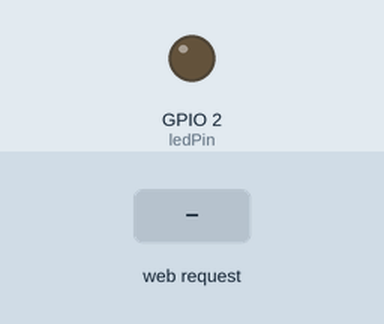
This sketch was run on a simulated ESP32. Parts: output pins drawn as LEDs (lit = HIGH). The inputs (shaded band) are chosen by the test bench. WiFi joins after 1.5 s; servers stay silent unless stated; what the sketch prints to the serial monitor is not drawn.

Above: at 3.2 s.
3.3 s: HTTP request GET /turnled received
At 4.5 s:
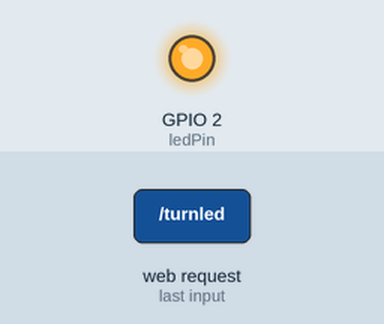
Timing chart, 0 to 6.3 s (numbered marks = the images above; inputs shaded):
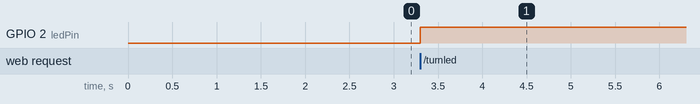

Measured:
- after the input at 3.3 s, GPIO 2 (ledPin): LOW → HIGH at once

The sketch:

Dht22_restApi.ino
```cpp
#include <WiFi.h>
#include <WebServer.h>
#include "DHT.h"

// WiFi credentials
const char* ssid = "UPC0610838";
const char* password = "BZPEYMIP2018.1eo";

const int ledPin  = 2;

// DHT22 settings
#define DHTPIN 4  // GPIO where DHT22 is connected
#define DHTTYPE DHT22
DHT dht(DHTPIN, DHTTYPE);

// Create a web server on port 8080
WebServer server(8080);

// Handle GET request for temperature & humidity
void handleSensorData() {
  float temperature = dht.readTemperature();
  float humidity = dht.readHumidity();

  // Check if the sensor reading is valid
  if (isnan(temperature) || isnan(humidity)) {
    server.send(500, "application/json", "{\"error\": \"Failed to read sensor\"}");
    return;
  }

  // Create JSON response
  String jsonResponse = "{\"temperature\": " + String(temperature) + ", \"humidity\": " + String(humidity) + "}";
  // Add CORS Headers
  server.sendHeader("Access-Control-Allow-Origin", "*");
  server.sendHeader("Access-Control-Allow-Methods", "GET, POST, OPTIONS");
  server.sendHeader("Access-Control-Allow-Headers", "Content-Type");
  // Send response
  server.send(200, "application/json", jsonResponse);
}

void example() {

  String temperature = "21.5";
  String humidity = "47.3";
  String jsonResponse = "{\"temperature\": " + temperature + ", \"humidity\": " + humidity + "}";
  server.send(200, "application/json", jsonResponse);
}

void turnLed() {

  String state = "";
  if(digitalRead(ledPin)){
    digitalWrite(ledPin, LOW);
    state = "low";
  }
  else{
    digitalWrite(ledPin, HIGH);
    state = "high";
  }
  String jsonResponse = "{\"state\": \"" + state + "\"}";
  // Add CORS Headers
  server.sendHeader("Access-Control-Allow-Origin", "*");
  server.sendHeader("Access-Control-Allow-Methods", "GET, POST, OPTIONS");
  server.sendHeader("Access-Control-Allow-Headers", "Content-Type");
  server.send(200, "application/json", jsonResponse);
}

void setup() {
  Serial.begin(115200);
  dht.begin();

  pinMode(ledPin, OUTPUT);
  digitalWrite(ledPin, LOW);

  // Connect to WiFi
  WiFi.begin(ssid, password);
  Serial.print("Connecting to WiFi");
  while (WiFi.status() != WL_CONNECTED) {
    delay(1000);
    Serial.print(".");
  }
  Serial.println("\nConnected to WiFi!");
  Serial.print("ESP32 IP Address: ");
  Serial.println(WiFi.localIP());

  // Define REST API endpoint
  server.on("/temperature", HTTP_GET, handleSensorData);
  server.on("/example", HTTP_GET, example);
  server.on("/turnled", HTTP_GET, turnLed);


  // Start the server
  server.begin();
}

void loop() {
  server.handleClient();
}
```
